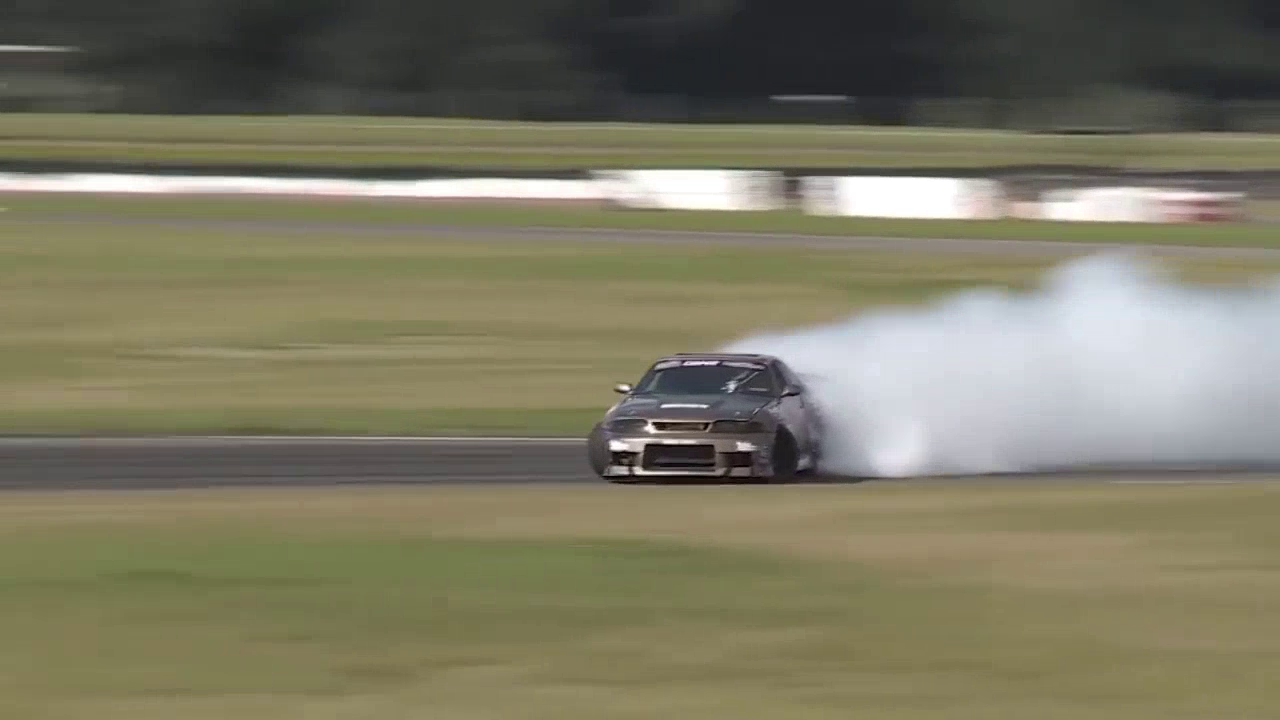
#> input picture frame 23 of Module-4-Video-Processing-Analysis/starter_files/__temp__.mp4, 1280 x 720 px, given in place of motion_test.mp4, which was not available
$ python 04_03_Motion_Detection.py
#> lines starting #> are read from the running program, lines starting #| are printed output that depends on the picture; after the words box and inside, x2 and y2 are one past the last pixel; in counts of white or black regions, pixels touching at a corner belong together; pictures that were not available may be replaced by others from this repository, and a replacement may not be noted
import cv2
import numpy as np

input_video = 'motion_test.mp4'

# Create video writer and video capture object.
video_cap = cv2.VideoCapture(input_video)
if not video_cap.isOpened():
    print('Unable to open: ' + input_video)

frame_w = int(video_cap.get(cv2.CAP_PROP_FRAME_WIDTH))
frame_h = int(video_cap.get(cv2.CAP_PROP_FRAME_HEIGHT))
fps = int(video_cap.get(cv2.CAP_PROP_FPS))

size = (frame_w, frame_h)
size_quad = (int(2*frame_w), int(2*frame_h))

video_out_quad = cv2.VideoWriter('video_out_quad.mp4',
	cv2.VideoWriter_fourcc(*'XVID'), fps, size_quad)

# Convenience function for annotating video frames.
def drawBannerText(frame, text, banner_height_percent = 0.08, font_scale = 0.8, text_color = (0, 255, 0),
                   font_thickness = 2):
    # Draw a black filled banner across the top of the image frame.
    # percent: set the banner height as a percentage of the frame height.
    banner_height = int(banner_height_percent * frame.shape[0])
    cv2.rectangle(frame, (0, 0), (frame.shape[1], banner_height), (0, 0, 0),
    	thickness = -1)

    # Draw text on banner.
    left_offset = 20
    location = (left_offset, int(10 + (banner_height_percent * frame.shape[0]) / 2))
    cv2.putText(frame, text, location, cv2.FONT_HERSHEY_SIMPLEX, font_scale, text_color,
                font_thickness, cv2.LINE_AA)

# Create background subtraction object.
bg_sub = cv2.createBackgroundSubtractorKNN (history = 200)

# Process video.
ksize = (5, 5)
red = (0, 0, 255)
yellow = (0, 255, 255)

# Quad view that will be built.
#------------------------------------
# frame_fg_mask       :  frame
# frame_fg_mask_erode :  frame_erode
#------------------------------------

while True:
    ret, frame = video_cap.read()
#> frame is the input picture: shape (720, 1280, 3); mean B, G, R 99.6, 121.2, 124.6

    if frame is None:
        break
    else:
        frame_erode = frame.copy()

    # Stage 1: Motion area based on foreground mask.
    fg_mask = bg_sub.apply(frame)
#> fg_mask: shape (720, 1280); every value is 255
    motion_area = cv2.findNonZero(fg_mask)
#> motion_area = contour of 921600 points, box (x1, y1, x2, y2) (0, 0, 1280, 720), area 0
    x, y, w, h = cv2.boundingRect(motion_area)
#> x = 0; y = 0; w = 1280; h = 720

    # Stage 2: Motion area based on foreground mask (with erosion)
    fg_mask_erode = cv2.erode(fg_mask, np.ones(ksize, np.uint8))
    motion_area_erode = cv2.findNonZero(fg_mask_erode)
#> motion_area_erode has the same summary as motion_area
    xe, ye, we, he = cv2.boundingRect(motion_area_erode)
#> xe = 0; ye = 0; we = 1280; he = 720

    # Draw bounding box for motion area based on foreground mask
    if motion_area is not None:
        cv2.rectangle(frame, (x, y), (x + w, y + h), red, thickness = 6)
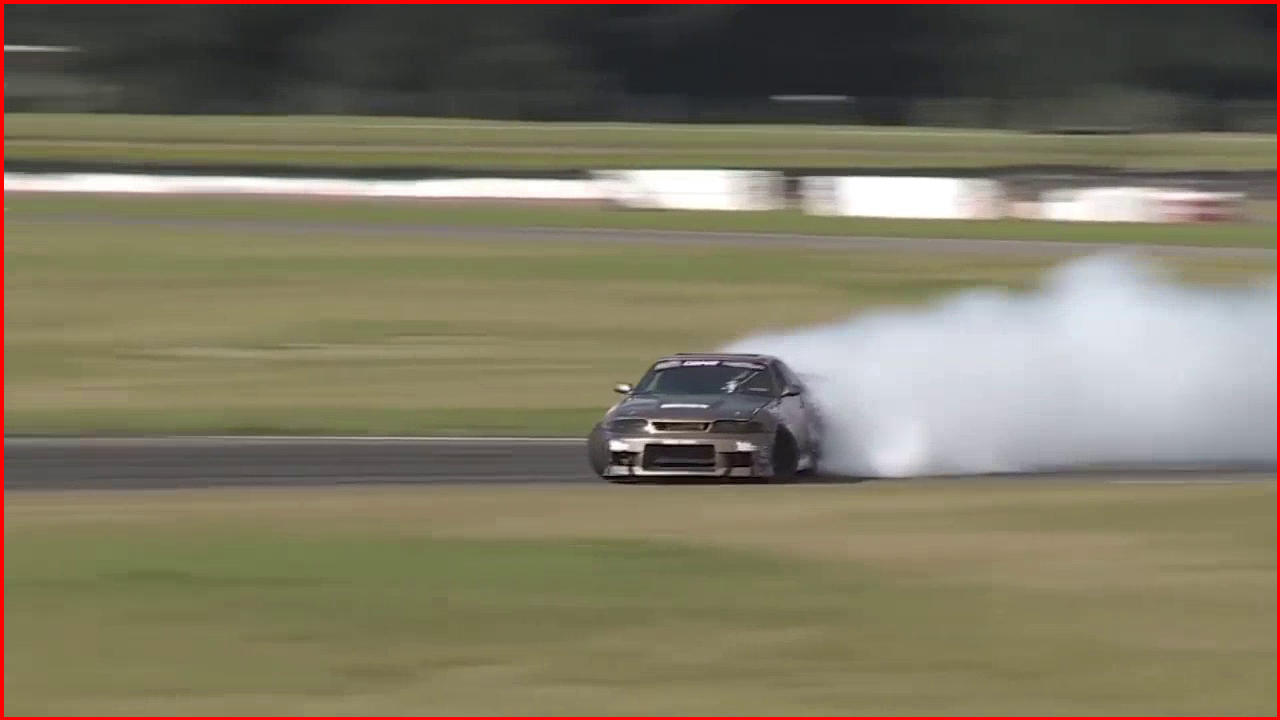
#> frame: shape (720, 1280, 3); 1.51% of pixels changed, all inside (x1, y1, x2, y2) = (0, 0, 1280, 720)

    # Draw bounding box for motion area based on foreground mask (with erosion)
    if motion_area_erode is not None:
        cv2.rectangle(frame_erode, (xe, ye), (xe + we, ye + he), red, thickness = 6)

    # Convert foreground masks to color so we can build a composite video with color annotations.
    frame_fg_mask = cv2.cvtColor(fg_mask, cv2.COLOR_GRAY2BGR)
#> frame_fg_mask: shape (720, 1280, 3); every value is 255
    frame_fg_mask_erode = cv2.cvtColor(fg_mask_erode, cv2.COLOR_GRAY2BGR)

    # Annotate each video frame.
    drawBannerText(frame_fg_mask, 'Foreground Mask')
#> in drawBannerText, `cv2.rectangle(frame, (0, 0), (frame.shape[1], banner_height), (0, 0, 0..`:
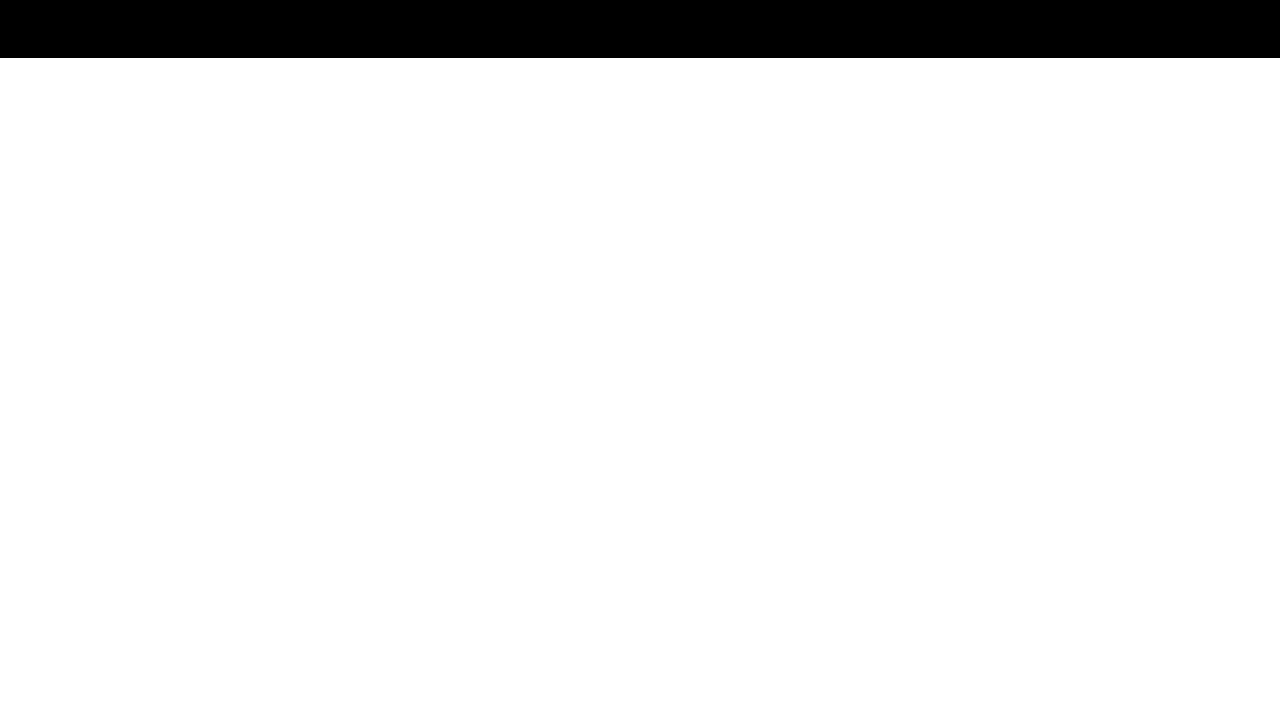
#> frame: shape (720, 1280, 3); 91.9% white; 1 black region, box (x1, y1, x2, y2) and area: (0, 0, 1280, 58) 74240
    drawBannerText(frame_fg_mask_erode, 'Foreground Mask Eroded')
#> call 2 of drawBannerText, with text = 'Foreground Mask Eroded', banner_height_percent = 0.08, font_scale = 0.8, text_color = (0, 255, 0), font_thickness = 2
#> in drawBannerText (call 2), `cv2.putText(frame, text, location, cv2.FONT_HERSHEY_SIMPLEX, font_scal..`:
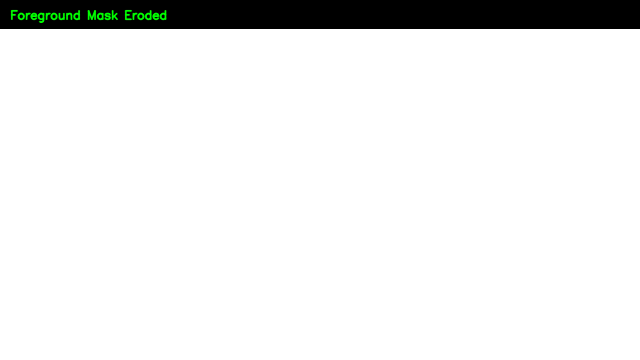
#> frame: shape (720, 1280, 3) (shown at 1/2 size); mean B, G, R 234.5, 235.2, 234.5

    # Build quad view.
    frame_top = np.hstack([frame_fg_mask, frame])
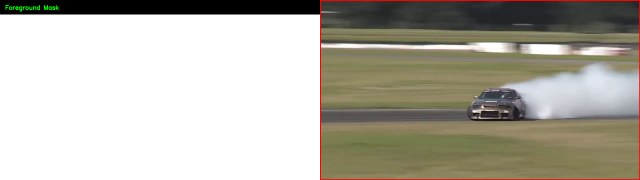
#> frame_top: shape (720, 2560, 3) (shown at 1/4 size); mean B, G, R 166.4, 177.4, 180.7
    frame_bot = np.hstack([frame_fg_mask_erode, frame_erode])
    frame_composite = np.vstack([frame_top, frame_bot])

    # Create composite video with intermediate results (quad grid).
    fc_h, fc_w, _= frame_composite.shape
    cv2.line(frame_composite, (0, int(fc_h/2)), (fc_w, int(fc_h/2)), yellow, thickness = 1, lineType = cv2.LINE_AA)
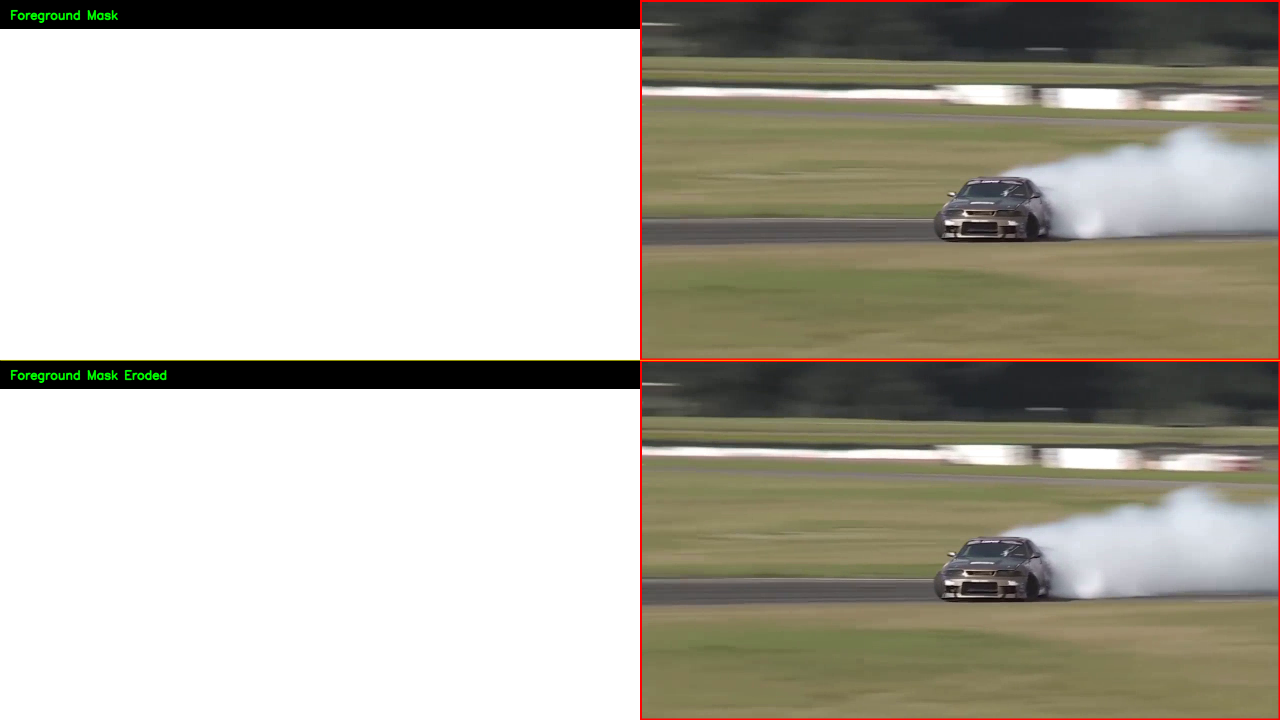
#> frame_composite: shape (1440, 2560, 3) (shown at 1/2 size); mean B, G, R 166.4, 177.6, 180.8

    # Write video files.
    video_out_quad.write(frame_composite)
    cv2.imshow('Output',frame_composite)
    k = cv2.waitKey(1)
#> (key q is pressed here)
    if k == ord('q'):
    	break

video_cap.release()
video_out_quad.release()
cv2.destroyAllWindows()

$ run again, starting later in the video
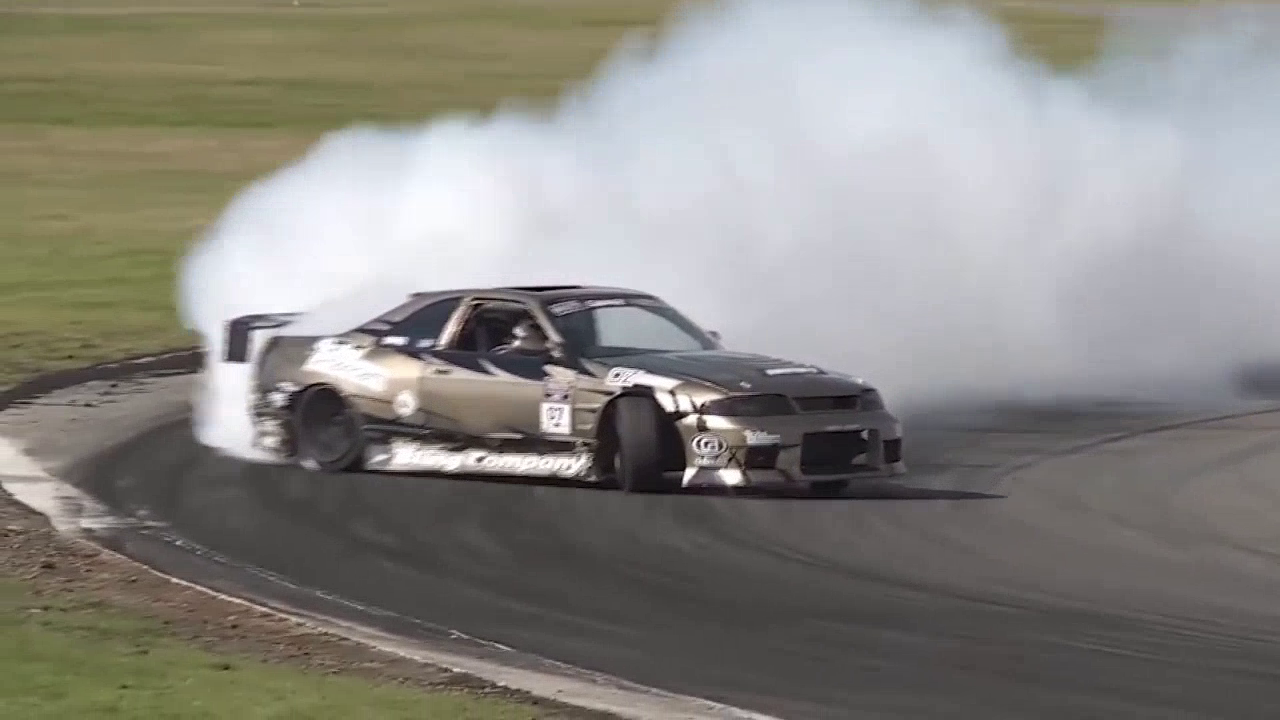
#> input picture frame 106 of Module-4-Video-Processing-Analysis/starter_files/__temp__.mp4, 1280 x 720 px, given in place of motion_test.mp4, which was not available
#> frame is the input picture: shape (720, 1280, 3); mean B, G, R 130.4, 135.4, 137.4
#> fg_mask: shape (720, 1280); every value is 255
#> motion_area = contour of 921600 points, box (x1, y1, x2, y2) (0, 0, 1280, 720), area 0
#> x = 0; w = 1280; h = 720
#> motion_area_erode has the same summary as motion_area
#> xe = 0; we = 1280; he = 720
#> frame_fg_mask: shape (720, 1280, 3); every value is 255
#> `frame_top = np.hstack([frame_fg_mask, frame])`:
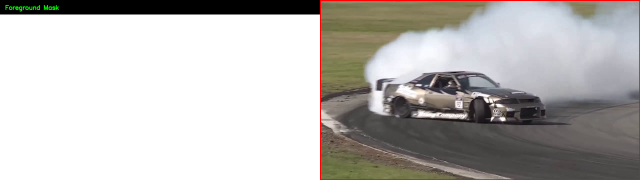
#> frame_top: shape (720, 2560, 3) (shown at 1/4 size); mean B, G, R 181.6, 184.2, 186.9
#> `cv2.line(frame_composite, (0, int(fc_h/2)), (fc_w, int(fc_h/2)), yello..`:
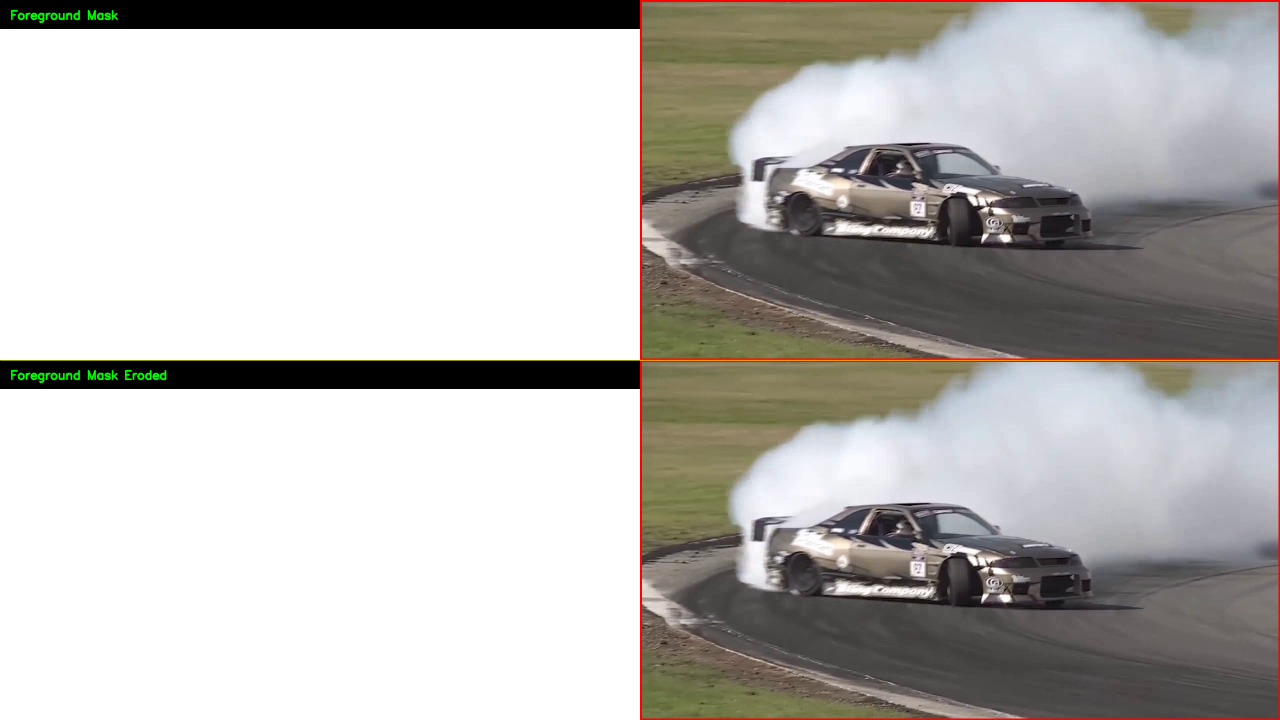
#> frame_composite: shape (1440, 2560, 3) (shown at 1/2 size); mean B, G, R 181.6, 184.5, 187

$ run again, starting later in the video
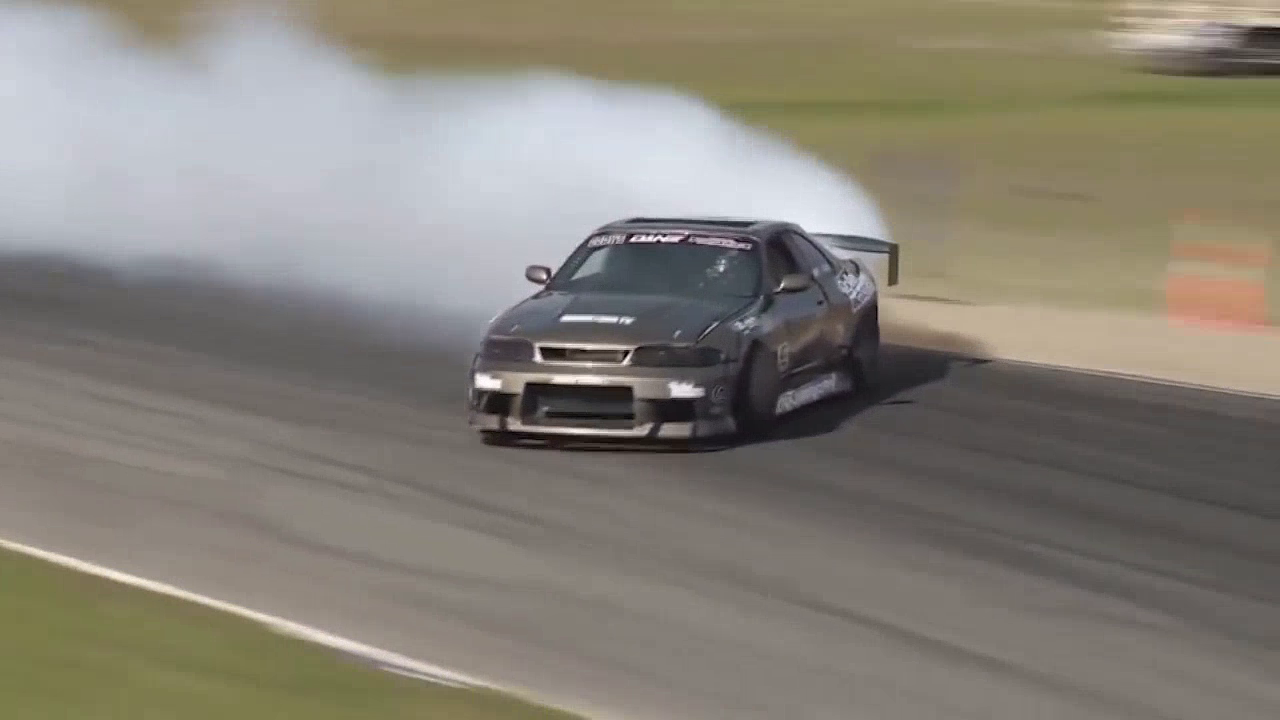
#> input picture frame 188 of Module-4-Video-Processing-Analysis/starter_files/__temp__.mp4, 1280 x 720 px, given in place of motion_test.mp4, which was not available
#> frame is the input picture: shape (720, 1280, 3); mean B, G, R 120.5, 130, 135
#> fg_mask: shape (720, 1280); every value is 255
#> motion_area = contour of 921600 points, box (x1, y1, x2, y2) (0, 0, 1280, 720), area 0
#> x = 0; w = 1280; h = 720
#> motion_area_erode has the same summary as motion_area
#> xe = 0; we = 1280; he = 720
#> frame_fg_mask: shape (720, 1280, 3); every value is 255
#> `frame_top = np.hstack([frame_fg_mask, frame])`:
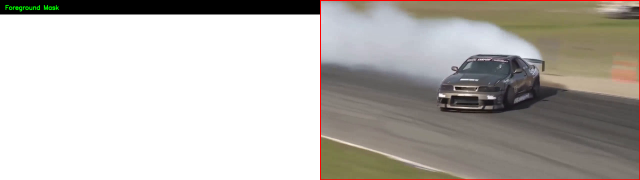
#> frame_top: shape (720, 2560, 3) (shown at 1/4 size); mean B, G, R 176.6, 181.5, 185.6
#> `cv2.line(frame_composite, (0, int(fc_h/2)), (fc_w, int(fc_h/2)), yello..`:
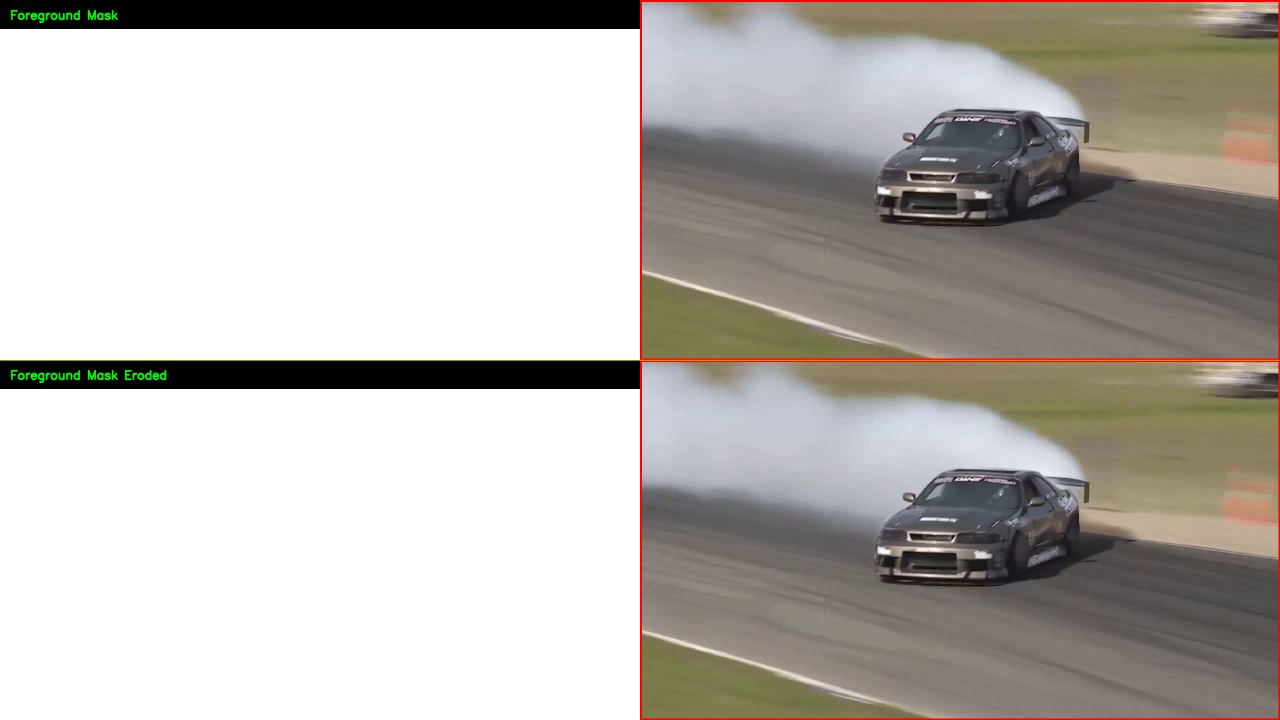
#> frame_composite: shape (1440, 2560, 3) (shown at 1/2 size); mean B, G, R 176.6, 181.8, 185.7
